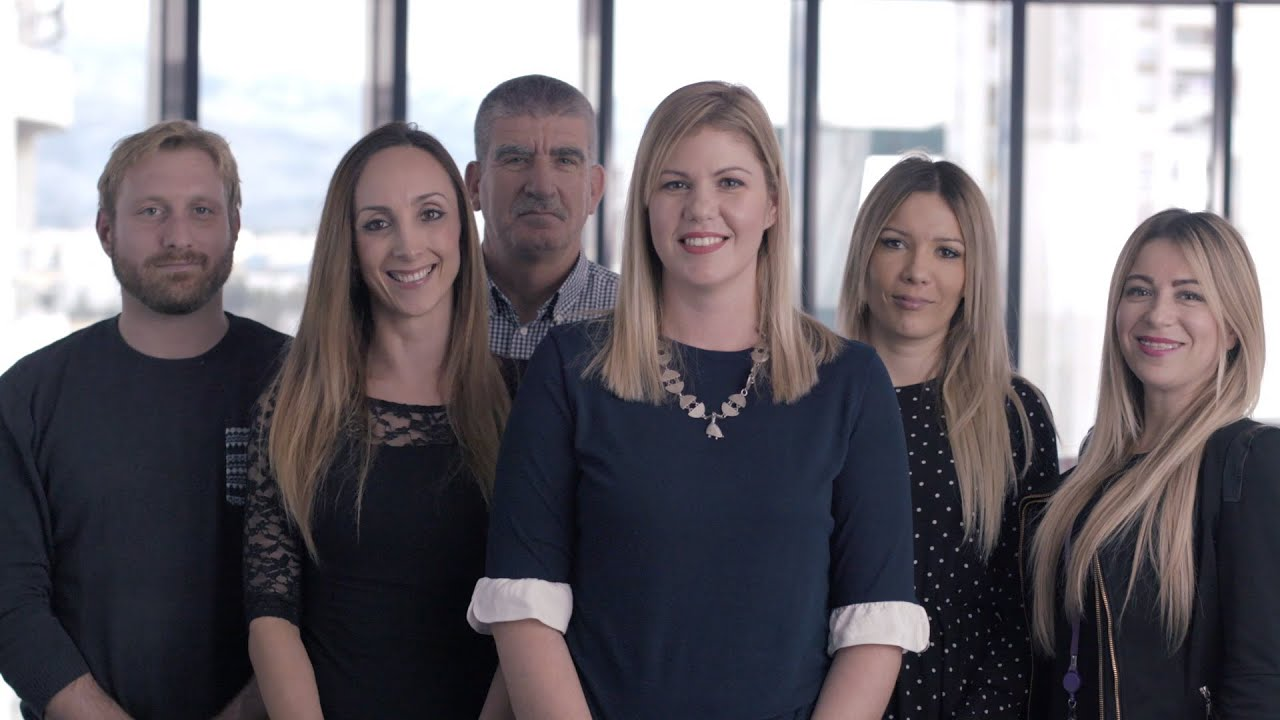
#> input picture maxresdefault.jpg, 1280 x 720 px
$ python facedetection.py maxresdefault.jpg haarcascade_frontalface_default.xml
#> lines starting #> are read from the running program, lines starting #| are printed output that depends on the picture; after the words box and inside, x2 and y2 are one past the last pixel; in counts of white or black regions, pixels touching at a corner belong together
import cv2
import sys
imagePath = sys.argv[1]
cascPath = sys.argv[2]
faceCascade = cv2.CascadeClassifier(cascPath)

image=cv2.imread(imagePath)
#> image is the input picture: shape (720, 1280, 3); mean B, G, R 115, 109.3, 114.2
gray=cv2.cvtColor(image,cv2.COLOR_BGR2GRAY)
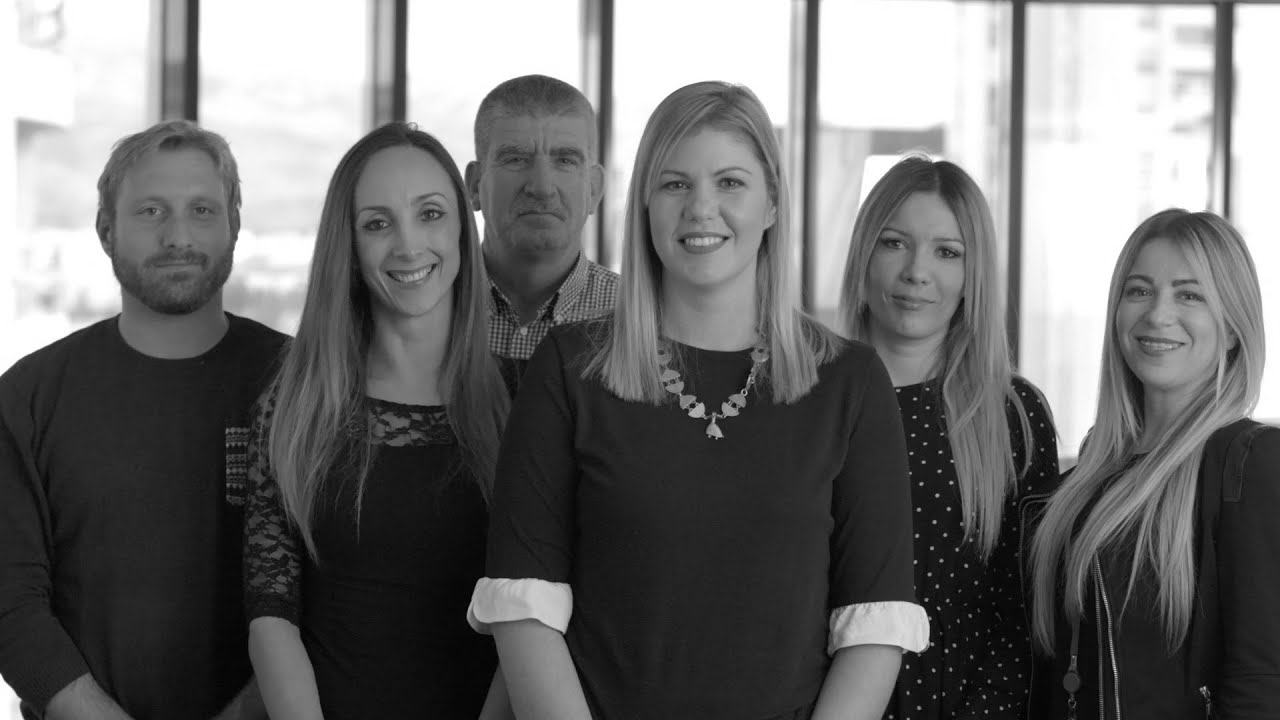
#> gray: shape (720, 1280); min 0, max 255, mean 111.4

faces = faceCascade.detectMultiScale(gray,scaleFactor=1.4,minNeighbors=5,minSize=(30,30),flags=cv2.CASCADE_SCALE_IMAGE)
#> faces = [[478, 110, 129, 129], [641, 134, 129, 129], [113, 164, 129, 129], [342, 170, 129, 129], [854, 199, 129, 129], [1100, 244, 129, 129], [616, 113, 181, 181]]
print("Found {0} faces!".format(len(faces)))
#| Found 7 faces!

# Draw a rectangle around the faces
for (x, y, w, h) in faces:
    cv2.rectangle(image, (x, y), (x+w, y+h), (0, 255, 0), 2)
#> this loop made 7 passes
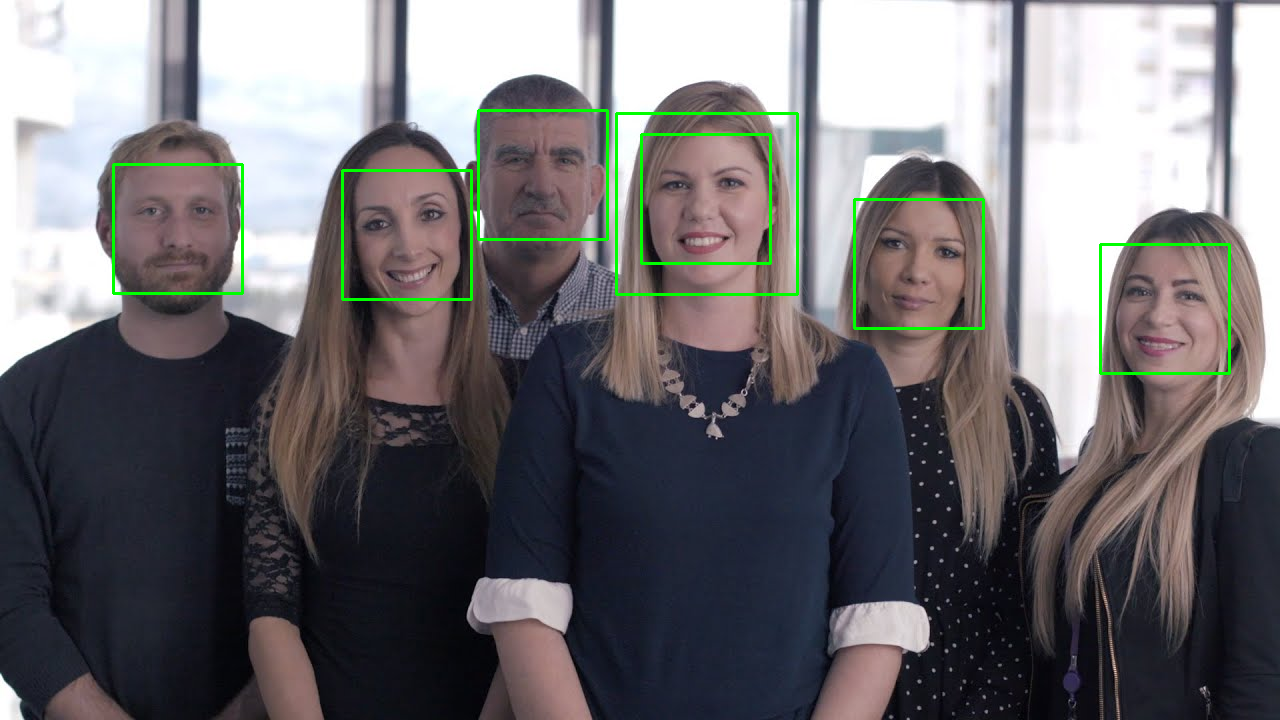
#> image: shape (720, 1280, 3); 1.24% of pixels changed, all inside (x1, y1, x2, y2) = (112, 109, 1231, 375)

cv2.imshow("Faces found", image)
cv2.imwrite("test.png",image);
cv2.waitKey(0)


#python facedetection.py maxresdefault.jpg haarcascade_frontalface_default.xml

$ run again, with _MG_5398.JPG copied over maxresdefault.jpg
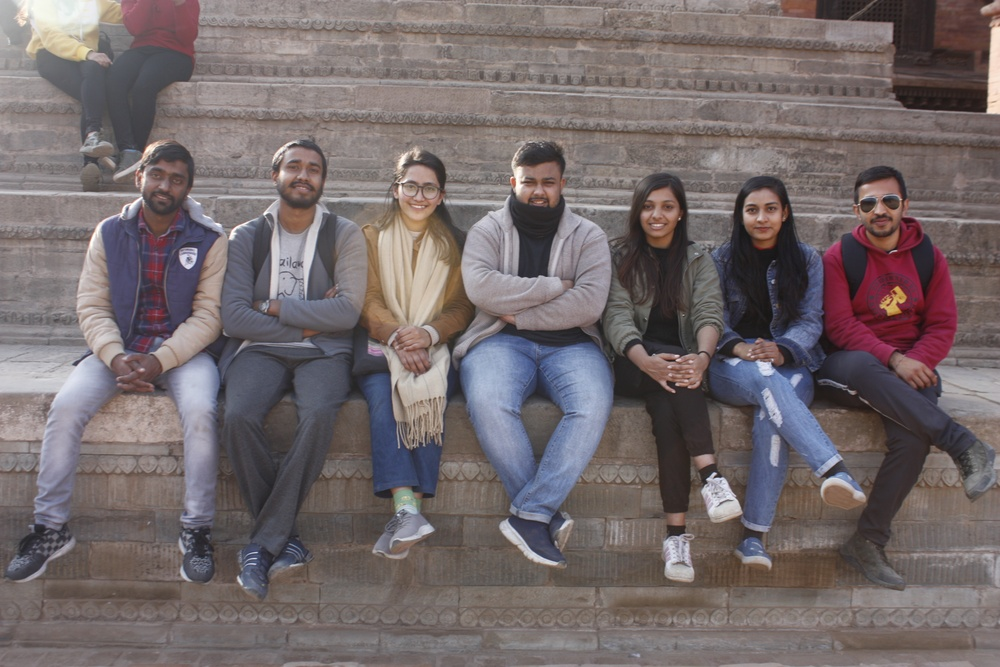
#> input picture _MG_5398.JPG, 1000 x 667 px, shrunk from 4272 x 2848 before the run
#> image is the input picture: shape (667, 1000, 3); mean B, G, R 106.7, 105.5, 115.9
#> `gray=cv2.cvtColor(image,cv2.COLOR_BGR2GRAY)`:
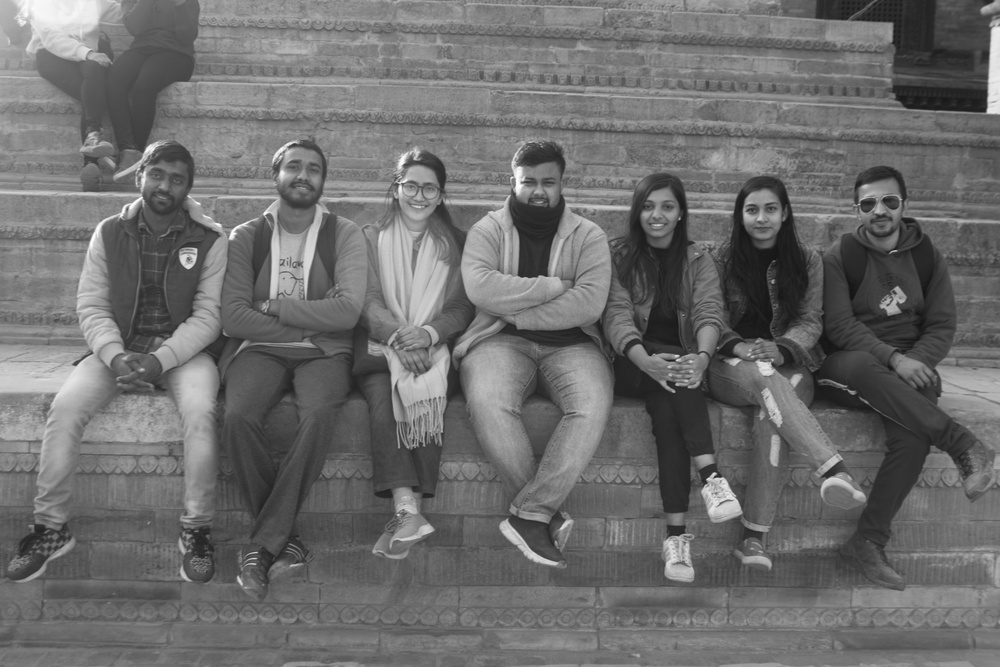
#> gray: shape (667, 1000); min 19, max 255, mean 108.8
#> faces = [[634, 189, 47, 47], [845, 179, 66, 66], [730, 183, 66, 66]]
#| Found 3 faces!
#> the loop `for (x, y, w, h) in faces:` made 3 passes
#> after the loop `for (x, y, w, h) in faces:`:
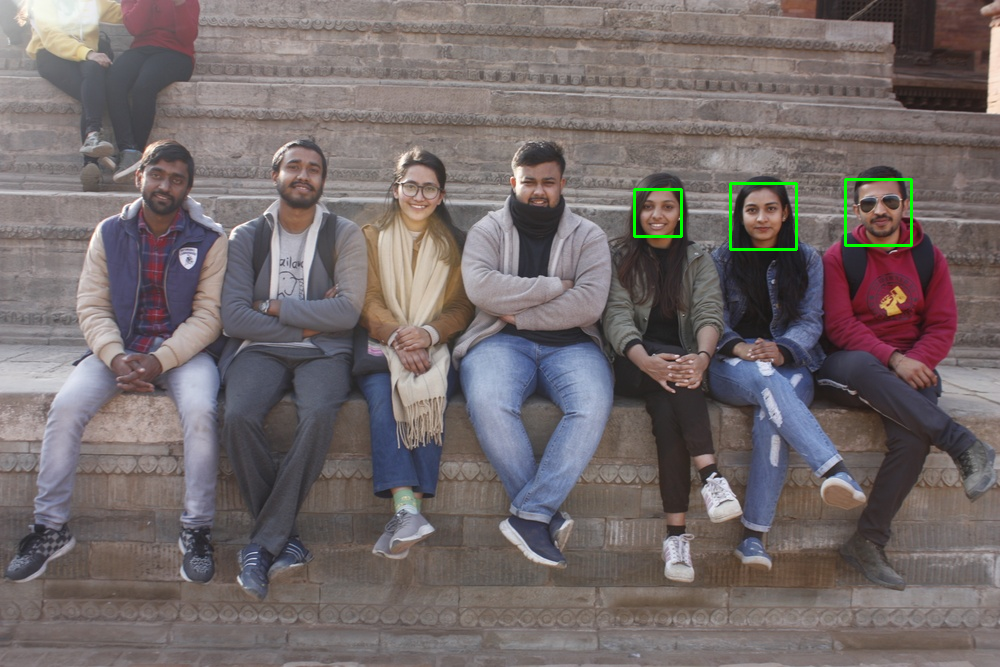
#> image: shape (667, 1000, 3); 0.32% of pixels changed, all inside (x1, y1, x2, y2) = (633, 178, 913, 251)

$ run again, with image.png saved as maxresdefault.jpg
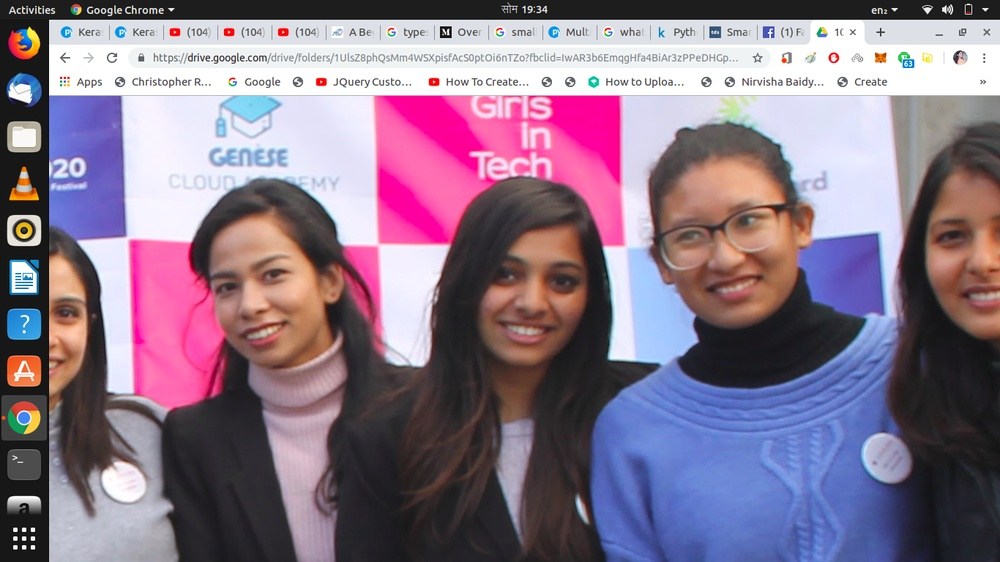
#> input picture image.png, 1000 x 562 px, shrunk from 1366 x 768 before the run
#> image is the input picture: shape (562, 1000, 3); mean B, G, R 139.1, 119.3, 138
#> `gray=cv2.cvtColor(image,cv2.COLOR_BGR2GRAY)`:
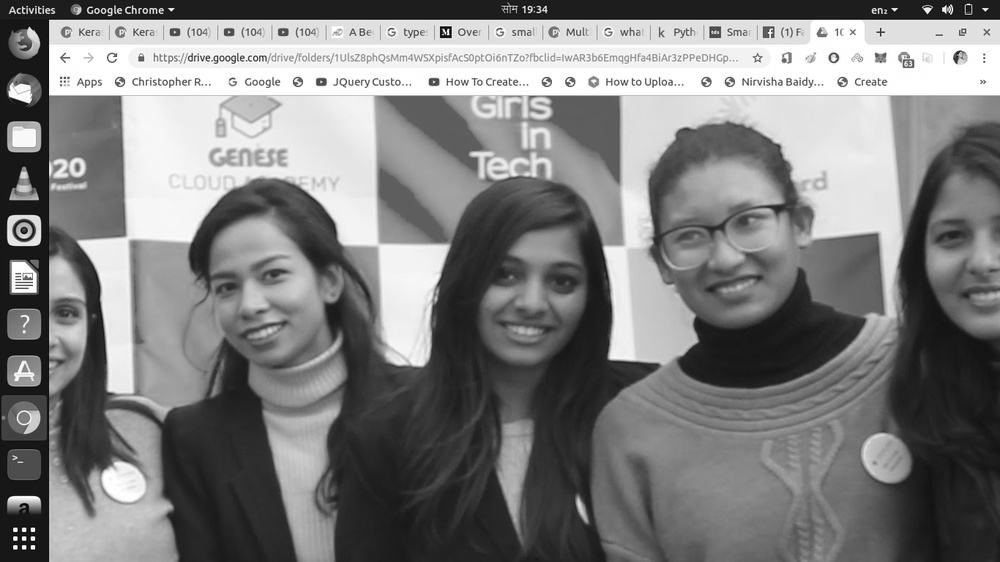
#> gray: shape (562, 1000); min 0, max 255, mean 127.1
#> faces = [[193, 227, 129, 129], [470, 228, 129, 129], [636, 154, 181, 181]]
#| Found 3 faces!
#> the loop `for (x, y, w, h) in faces:` made 3 passes
#> after the loop `for (x, y, w, h) in faces:`:
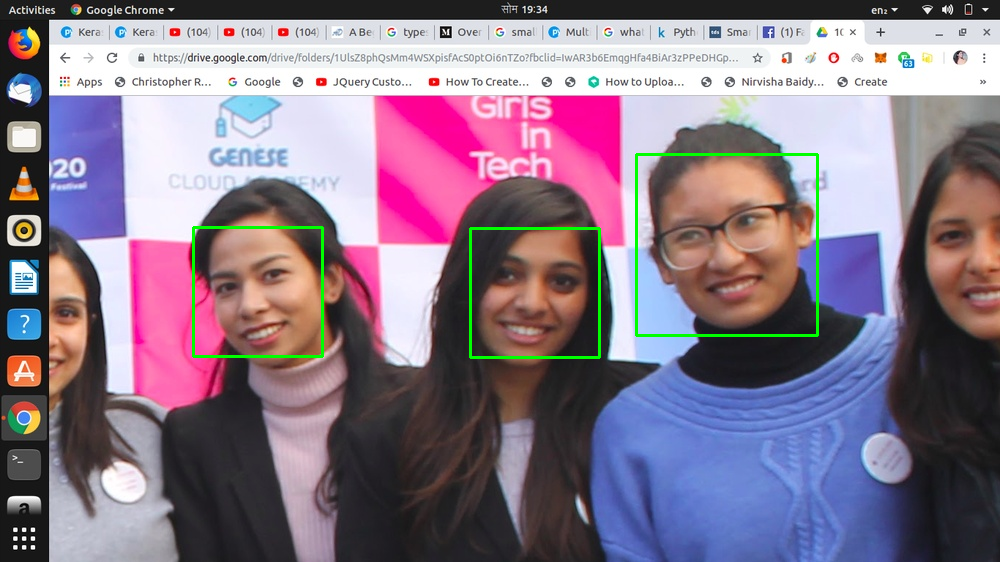
#> image: shape (562, 1000, 3); 0.94% of pixels changed, all inside (x1, y1, x2, y2) = (192, 153, 819, 359)
